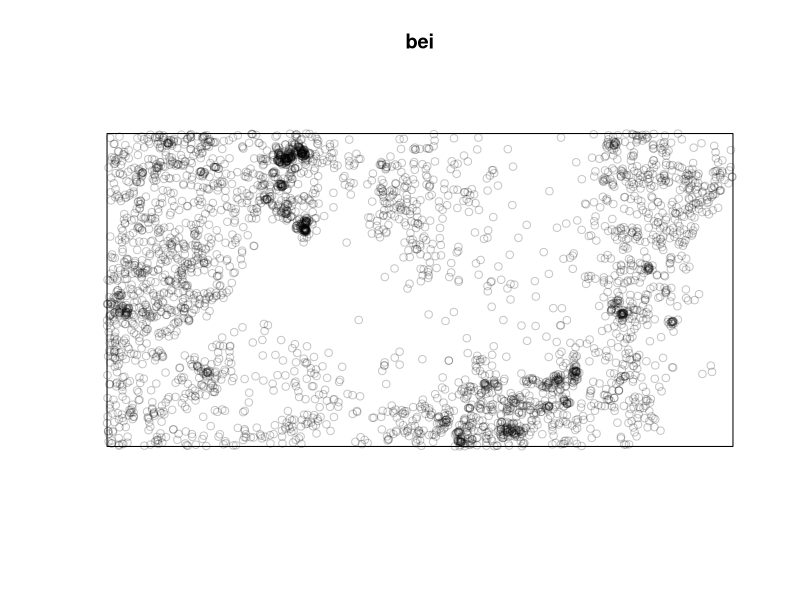
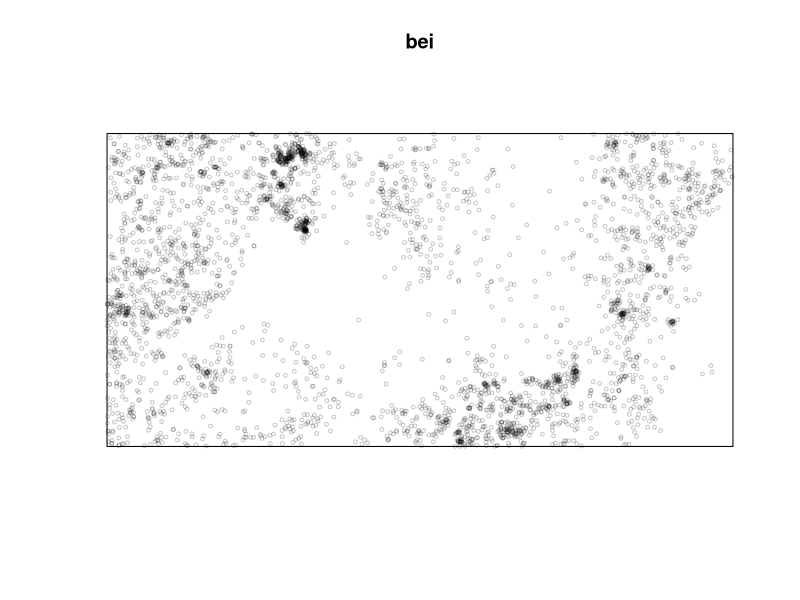
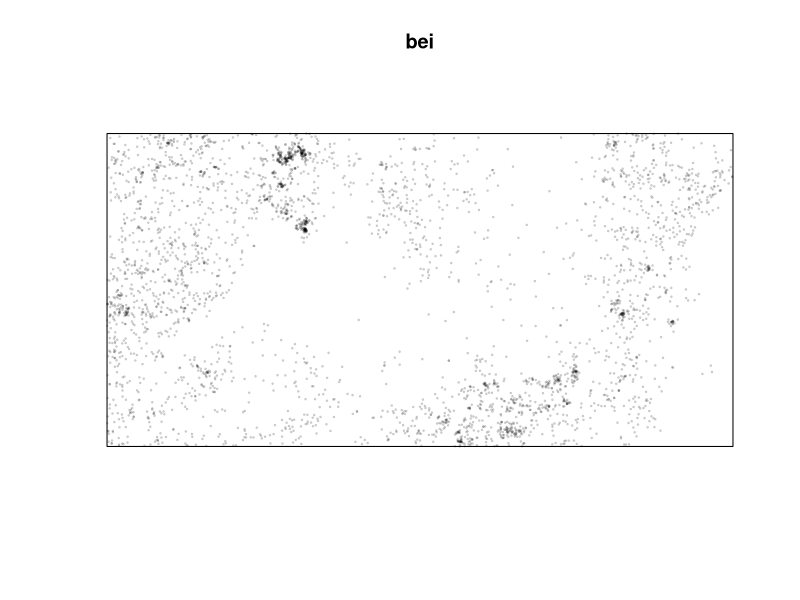
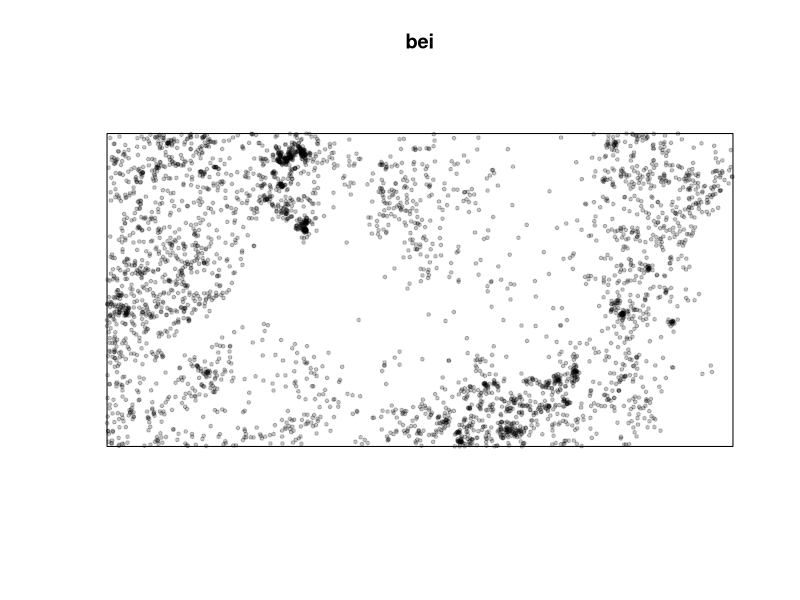
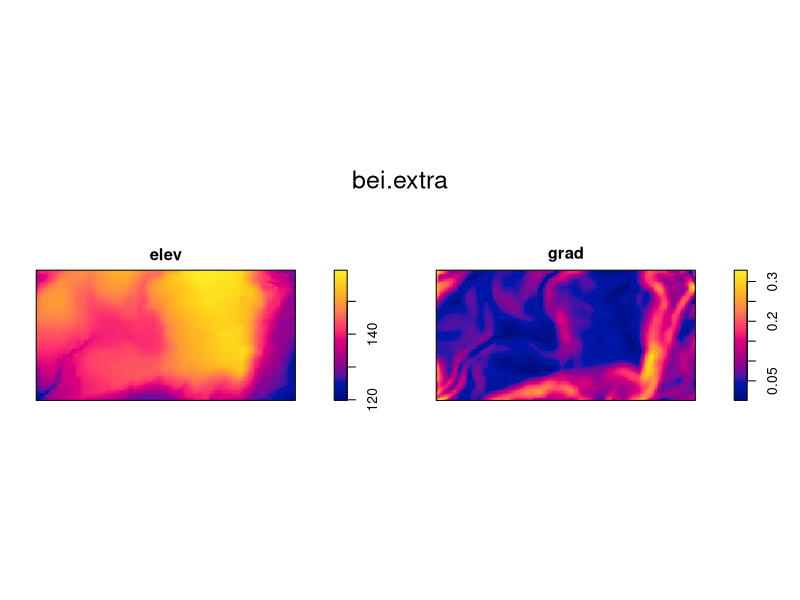
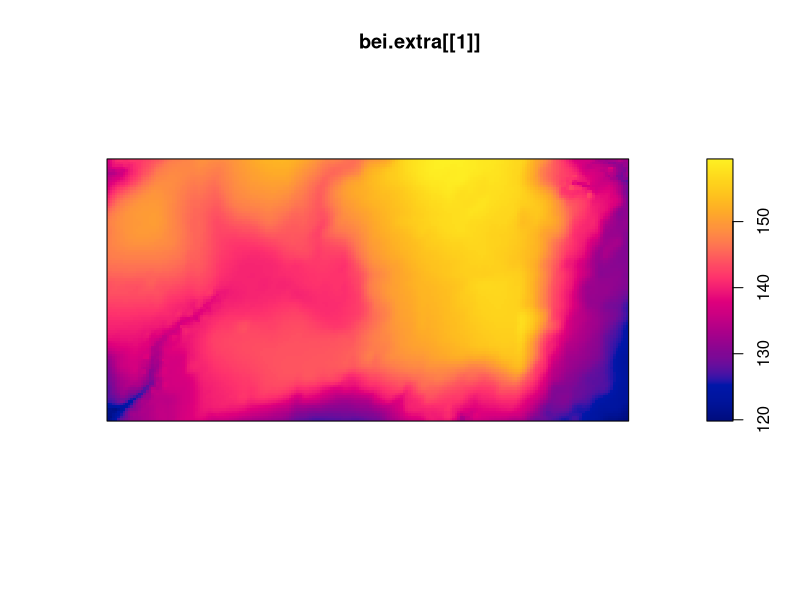
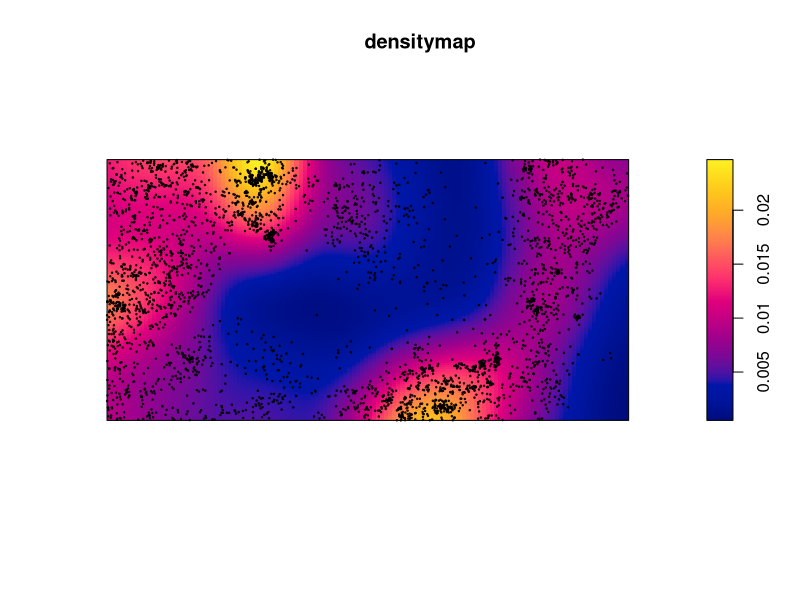
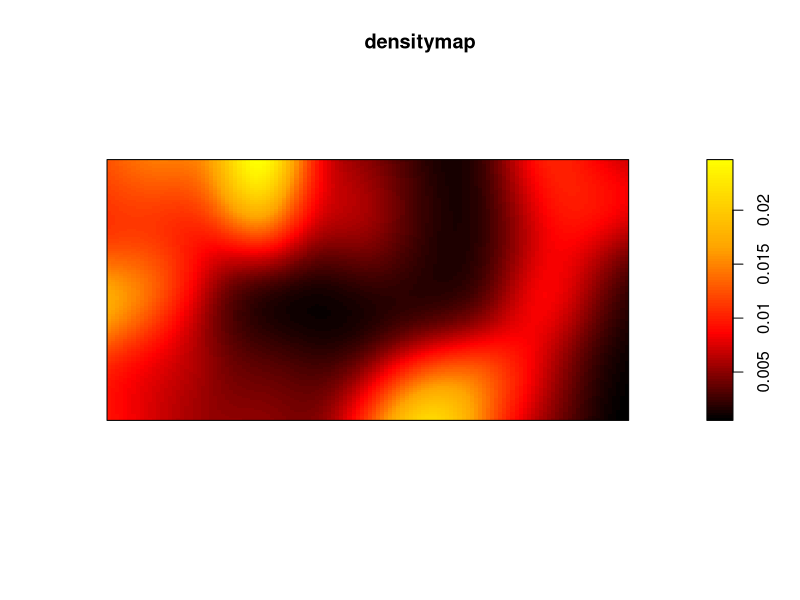

Recreate these plots in R, in order.
# recap of the last lecture

library(spatstat)

bei
plot(bei)
plot(bei, cex=.5)
plot(bei, cex=.2)
plot(bei, pch=19, cex=.5) 

bei.extra
plot(bei.extra)
plot(bei.extra[[1]])

# recalling the package "terra"
library(terra)

# passing from points to continous surface (also called interpolation)
densitymap <- density(bei)
densitymap
plot(densitymap)

# to put points on top of the image
points(bei, cex=.2)

# avoid using colours like blue, red, and green in order to help daltonic people
colorRampPalette

cl <- colorRampPalette(c("black", "red", "orange", "yellow"))(100)
# pay attention: use "" for each colour
# the "c" means "concatenate
# "100" is the gradient
plot(densitymap, col=cl)
